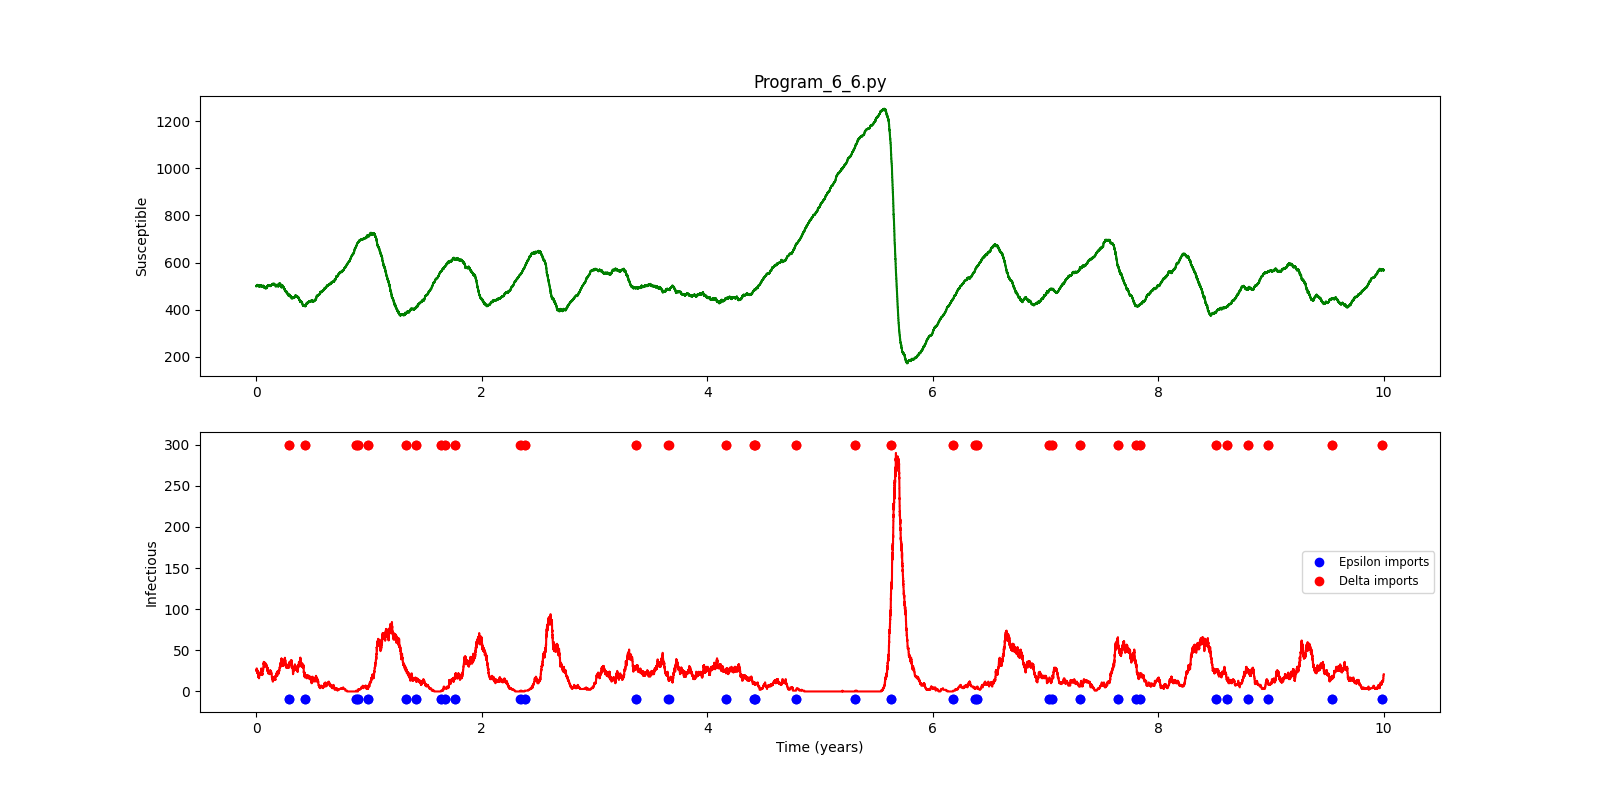

Recreate this plot in Python.
#!/usr/bin/env python3

####################################################################
###    This is the PYTHON version of program 6.4 from page 203 of  #
### "Modeling Infectious Disease in humans and animals"            #
### by Keeling & Rohani.										   #
###																   #
### It is the SIR model (including births and deaths) with full    #
### (event-driven) demographic stochasticity. Two forms of imports #
### (governed by the parameters epsilon and delta) are implemented.#
###																   #
### This is a more complex stochastic model as 8 events are		   #
### possible: infection, recovery, birth, death of susceptible,    #
### death of infected, death of recoveredand two forms of imports  #
###																   #
### Note: by default we are using a very small population size 	   #
### to highlight the stochasticity.				   				   #
####################################################################

###################################
### Written by Ilias Soumpasis    #
### [email redacted]	  #
###################################

# Environment Preparation
import numpy as np
import pylab as pl
from matplotlib.font_manager import FontProperties as mfp

# Parameters
beta=1.0
gamma=1/10.0
mu=5e-4
N0=5000.0
### You may want to try with popylation size of 50 (small) to see the events
### In this case uncomment the next line
#N0=50.0
delta=0.01;
epsilon=delta*10/N0;
ND=MaxTime=10*365.0
Y0=pl.ceil(mu*N0/gamma)
X0=pl.floor(gamma*N0/beta)
Z0=N0-X0-Y0

INPUT = np.array((X0,Y0,Z0, 0.0, 0.0))

timestep=0.0

# Model Definition
def stoc_eqs(INP,ts):
	V = INP
	Rate=np.zeros((8))
	Change=np.zeros((8,3))
	N=pl.sum(V[range(3)])
	Rate[0] = beta*V[0]*V[1]/N;  Change[0,:]=([-1, +1, 0]);
	Rate[1] = gamma*V[1];  Change[1,:]=([0, -1, +1]);
	Rate[2] = mu*N;  Change[2,:]=([+1, 0, 0]);
	Rate[3] = mu*V[0];  Change[3,:]=([-1, 0, 0]);
	Rate[4] = mu*V[1];  Change[4,:]=([0, -1, 0]);
	Rate[5] = mu*V[2];  Change[5,:]=([0, 0, -1]);
	Rate[6] = epsilon*V[0];  Change[6,:]=[-1, +1, 0];
	Rate[7] = delta;  Change[7,:]=[0, +1, 0];
	R1=pl.rand();
	R2=pl.rand();
	ts = -np.log(R2)/(np.sum(Rate));
	m=np.amin(np.where(pl.cumsum(Rate)>=R1*pl.sum(Rate)));
	V[range(3)]=V[range(3)]+Change[m,:]
	V[3]=0; V[4]=0.;
	if m == 6: V[3] = 1.
	if m == 7: V[4] = 1.
	return [V,ts]

def Stoch_Iteration(INPUT):
	lop=0
	ts=0
	T=[0]
	S=[0]
	I=[0]
	R=[0]
	et=[]
	dt=[]
	while T[lop] < ND:
		lop=lop+1
		T.append(T[lop-1]+ts)
		S.append(INPUT[0])
		I.append(INPUT[1])
		R.append(INPUT[2])
		et.append(INPUT[3])
		dt.append(INPUT[4])
		[res,ts] = stoc_eqs(INPUT,ts)
		lop=lop+1
		T.append(T[lop-1])
		S.append(INPUT[0])
		I.append(INPUT[1])
		R.append(INPUT[2])
		et.append(INPUT[3])
		dt.append(INPUT[4])
		if lop>len(T):
			T[lop*2]=0
			S[lop*2]=0
			I[lop*2]=0
			R[lop*2]=0
			et[lop*2]=0
			dt[lop*2]=0
	return [T,S,I,R, et, dt]

# Model Run
[T,S,I,R, et, dt]=Stoch_Iteration(INPUT)

tT=np.array(T)[1:,]/365.
tS=np.array(S)[1:,]
tI=np.array(I)[1:,]
tR=np.array(R)[1:,]
indpl=np.where(tT<10)

### plotting
pl.figure(figsize=(16, 8))
pl.subplot(211)
h=pl.plot(tT[np.where(tT<10)], tS[np.where(tT<10)], 'g')
pl.ylabel ('Susceptible')
pl.title("Program_6_6.py")
pl.subplot(212)
pl.plot(tT[np.where(tT<10)], tI[np.where(tT<10)], 'r')
ax=pl.gca()
me=np.where(np.array(dt)>0)
md=np.where(np.array(dt)>0)
pl.plot(tT[me],np.zeros(np.size(me))+ax.get_ylim()[0]+5, 'bo', linewidth=4, label='Epsilon imports')
pl.plot(tT[me],np.zeros(np.size(me))+ax.get_ylim()[1]-5, 'ro', linewidth=4, label='Delta imports')
pl.legend(loc=7,prop=mfp(size='smaller'))
pl.ylabel ('Infectious')
pl.xlabel ('Time (years)')
pl.savefig("Program_6_6.png")
pl.show()
